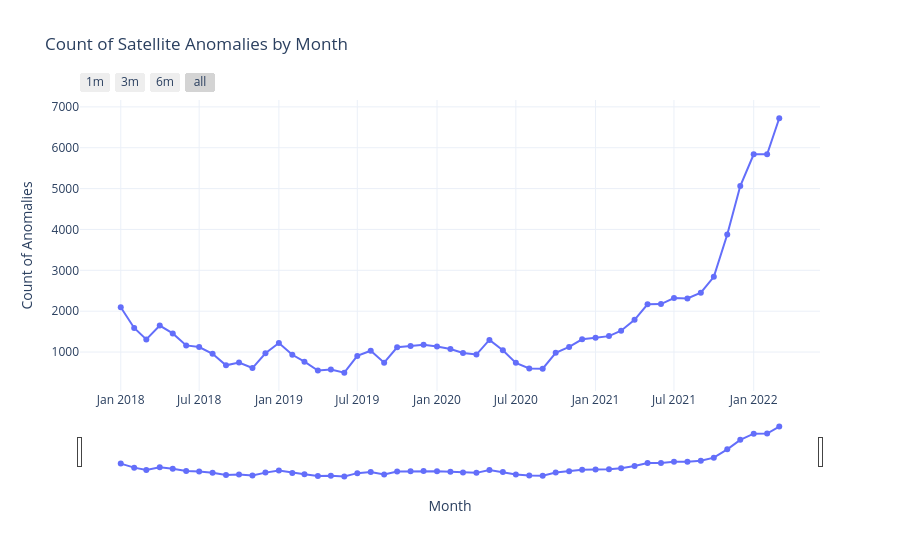

Notebook code for this chart:
### Code cell
import plotly.graph_objs as go


# Extract month for grouping
filtered_df['month'] = filtered_df['datetime'].dt.to_period('M')

# Filter the DataFrame for rows where the anomaly is True
anomalies = filtered_df[filtered_df['outlier_persat'] == True].copy()
anomalies = anomalies[anomalies['datetime'] > "2018-01-01"]
print(len(anomalies))

# Group anomalies by month and count occurrences
monthly_anomaly_counts = anomalies.groupby('month').size().reset_index(name='count')

# Convert the period index to datetime for plotting
monthly_anomaly_counts['month'] = monthly_anomaly_counts['month'].dt.to_timestamp()

# Interactive Plotly figure
fig = go.Figure()

# Trace for overall anomalies by month
fig.add_trace(go.Scatter(
    x=monthly_anomaly_counts['month'],
    y=monthly_anomaly_counts['count'],
    mode='lines+markers',
    name='Overall Anomalies'
))

# Plot layout
fig.update_layout(
    title="Count of Satellite Anomalies by Month",
    xaxis=dict(
        title="Month",
        showgrid=True,
        rangeslider=dict(visible=True),  # Add a range slider for zooming
        rangeselector=dict(
            buttons=[
                dict(count=1, label="1m", step="month", stepmode="backward"),
                dict(count=3, label="3m", step="month", stepmode="backward"),
                dict(count=6, label="6m", step="month", stepmode="backward"),
                dict(step="all")
            ]
        )
    ),
    yaxis=dict(
        title="Count of Anomalies",
        showgrid=True
    ),
    legend_title="Anomalies",
    template="plotly_white",
    hovermode="x unified"
)

# Show the plot
fig.show()

### Figure 1 — Plotly figure (JSON) as saved in the notebook; plotly's stock layout.template omitted (floating-point values rounded to 4 significant figures)
{"data": [{"mode": "lines+markers", "name": "Overall Anomalies", "type": "scatter", "x": ["2018-01-01T00:00:00.000000000", "2018-02-01T00:00:00.000000000", "2018-03-01T00:00:00.000000000", "2018-04-01T00:00:00.000000000", "2018-05-01T00:00:00.000000000", "2018-06-01T00:00:00.000000000", "2018-07-01T00:00:00.000000000", "2018-08-01T00:00:00.000000000", "2018-09-01T00:00:00.000000000", "2018-10-01T00:00:00.000000000", "2018-11-01T00:00:00.000000000", "2018-12-01T00:00:00.000000000", "2019-01-01T00:00:00.000000000", "2019-02-01T00:00:00.000000000", "2019-03-01T00:00:00.000000000", "2019-04-01T00:00:00.000000000", "2019-05-01T00:00:00.000000000", "2019-06-01T00:00:00.000000000", "2019-07-01T00:00:00.000000000", "2019-08-01T00:00:00.000000000", "2019-09-01T00:00:00.000000000", "2019-10-01T00:00:00.000000000", "2019-11-01T00:00:00.000000000", "2019-12-01T00:00:00.000000000", "2020-01-01T00:00:00.000000000", "2020-02-01T00:00:00.000000000", "2020-03-01T00:00:00.000000000", "2020-04-01T00:00:00.000000000", "2020-05-01T00:00:00.000000000", "2020-06-01T00:00:00.000000000", "2020-07-01T00:00:00.000000000", "2020-08-01T00:00:00.000000000", "2020-09-01T00:00:00.000000000", "2020-10-01T00:00:00.000000000", "2020-11-01T00:00:00.000000000", "2020-12-01T00:00:00.000000000", "2021-01-01T00:00:00.000000000", "2021-02-01T00:00:00.000000000", "2021-03-01T00:00:00.000000000", "2021-04-01T00:00:00.000000000", "2021-05-01T00:00:00.000000000", "2021-06-01T00:00:00.000000000", "2021-07-01T00:00:00.000000000", "2021-08-01T00:00:00.000000000", "2021-09-01T00:00:00.000000000", "2021-10-01T00:00:00.000000000", "2021-11-01T00:00:00.000000000", "2021-12-01T00:00:00.000000000", "2022-01-01T00:00:00.000000000", "2022-02-01T00:00:00.000000000", "2022-03-01T00:00:00.000000000"], "y": [2096, 1590, 1309, 1649, 1457, 1163, 1123, 959, 675, 743, 609, 970, 1222, 933, 764, 547, 575, 495, 906, 1033, 740, 1117, 1149, 1179, 1134, 1076, 978, 939, 1297, 1045, 736, 597, 592, 982, 1126, 1313, 1351, 1390, 1523, 1789, 2169, 2174, 2320, 2312, 2453, 2842, 3877, 5063, 5840, 5841, 6720]}], "layout": {"hovermode": "x unified", "legend": {"title": {"text": "Anomalies"}}, "title": {"text": "Count of Satellite Anomalies by Month"}, "xaxis": {"rangeselector": {"buttons": [{"count": 1, "label": "1m", "step": "month", "stepmode": "backward"}, {"count": 3, "label": "3m", "step": "month", "stepmode": "backward"}, {"count": 6, "label": "6m", "step": "month", "stepmode": "backward"}, {"step": "all"}]}, "rangeslider": {"visible": true}, "showgrid": true, "title": {"text": "Month"}}, "yaxis": {"showgrid": true, "title": {"text": "Count of Anomalies"}}}}
